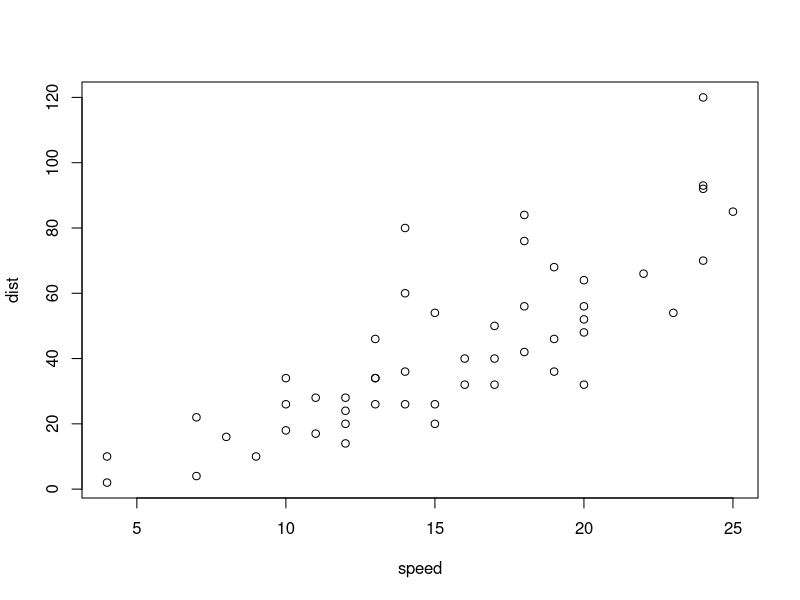
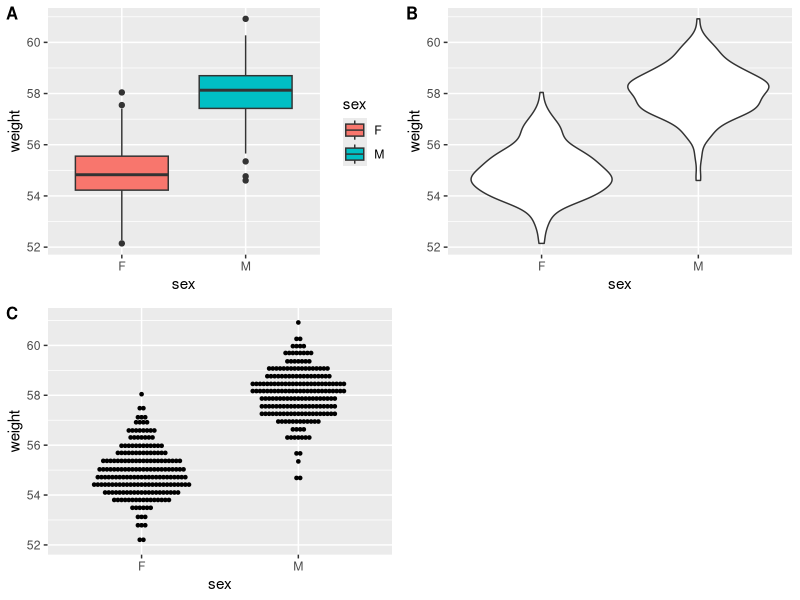
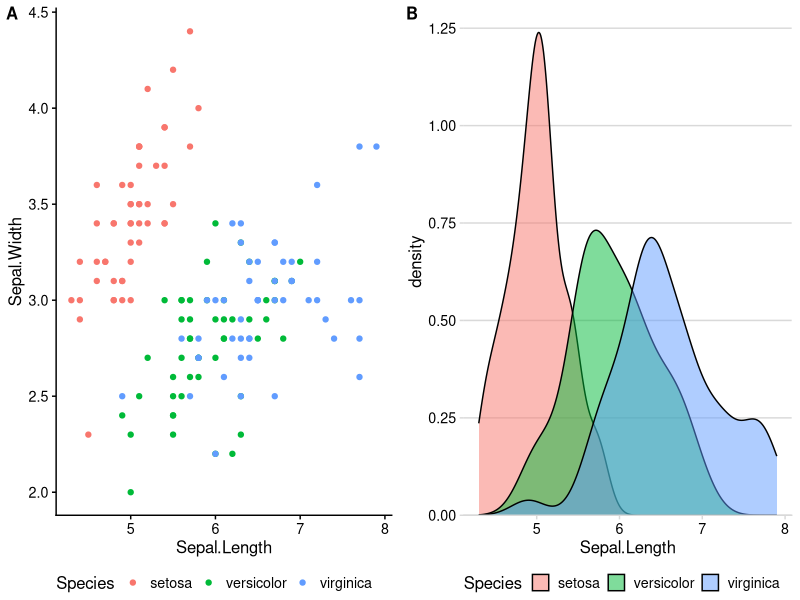

The R source for these figures, in order:
## ---- chunk 1
plot(cars)
## ---- chunk 2
summary(cars)
## ---- chunk 3
x1 <- rnorm(100)
print(mean(x1))
## ---- chunk 4
print(ls())
## ---- chunk 5
set.seed(1234)
wdata = data.frame(
        sex = factor(rep(c("F", "M"), each=200)),
        weight = c(rnorm(200, 55), rnorm(200, 58)))
head(wdata)
## ---- chunk 6
library(ggplot2)
library(cowplot)
## ---- chunk 7
# Basic box plot from data frame
a <- qplot(sex, weight, data = wdata, 
      geom= "boxplot", fill = sex)
# Violin plot
b <- qplot(sex, weight, data = wdata, geom = "violin")
# Dot plot
c <- qplot(sex, weight, data = wdata, 
           geom = "dotplot",stackdir = "center",
           binaxis = "y", dotsize = 0.5)
plot_grid(a, b, c, labels  = c('A', 'B', 'C'), label_size = 12)

## ---- chunk 8
a <- ggplot(iris, aes(Sepal.Length, Sepal.Width, color = Species)) + 
  geom_point() +
  theme_cowplot(12)+ theme(legend.position="bottom")

# minimal horizontal grid theme
b <- ggplot(iris, aes(Sepal.Length, fill = Species))+
  geom_density(alpha = 0.5) +
  scale_y_continuous(expand = expansion(mult = c(0, 0.05))) +
  theme_minimal_hgrid(12)+ theme(legend.position = "bottom")

plot_grid(a, b, labels = c('A', 'B'), label_size = 12)
## ---- chunk 9
set.seed(1233)
q <- runif(10, min=0, max=50)
mean(q)
## ---- chunk 10
set.seed(999)
sample(1:100, 20, replace=TRUE) # replace means a number may be repeated
## ---- chunk 11
set.seed(888)
sample(1:100, 50, replace=FALSE)
## ---- chunk 12
my.ols <- lm(mpg ~ disp + cyl, data = mtcars)
summary(my.ols)
## ---- chunk 13
print(head(mtcars))
## ---- chunk 14
#DT::datatable(mtcars, width = 400)
## ---- chunk 15
print(summary(my.ols)$coefficients)
